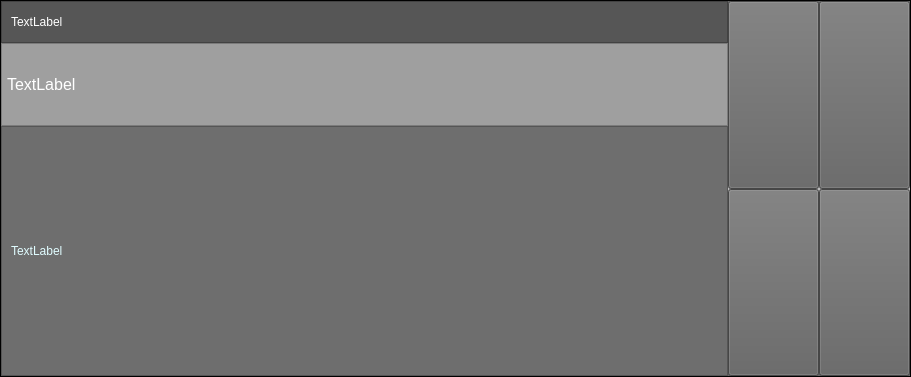
<?xml version="1.0" encoding="UTF-8"?>
<ui version="4.0">
 <class>Frame</class>
 <widget class="QFrame" name="Frame">
  <property name="geometry">
   <rect>
    <x>0</x>
    <y>0</y>
    <width>911</width>
    <height>377</height>
   </rect>
  </property>
  <property name="windowTitle">
   <string>Frame</string>
  </property>
  <property name="styleSheet">
   <string notr="true">background-color: qlineargradient(spread:reflect, x1:0.48, y1:0, x2:0.486, y2:0.517045, stop:0.0621469 rgba(103, 103, 103, 255), stop:1 rgba(193, 193, 193, 255));</string>
  </property>
  <property name="frameShape">
   <enum>QFrame::StyledPanel</enum>
  </property>
  <property name="frameShadow">
   <enum>QFrame::Plain</enum>
  </property>
  <layout class="QHBoxLayout" name="horizontalLayout" stretch="4,1">
   <property name="spacing">
    <number>0</number>
   </property>
   <property name="margin">
    <number>0</number>
   </property>
   <item>
    <widget class="QFrame" name="frame">
     <property name="frameShape">
      <enum>QFrame::NoFrame</enum>
     </property>
     <property name="frameShadow">
      <enum>QFrame::Plain</enum>
     </property>
     <layout class="QVBoxLayout" name="verticalLayout_2" stretch="5,10,30">
      <property name="spacing">
       <number>0</number>
      </property>
      <property name="margin">
       <number>0</number>
      </property>
      <item>
       <widget class="QFrame" name="frame_3">
        <property name="styleSheet">
         <string notr="true">background-color: rgb(86, 86, 86)</string>
        </property>
        <property name="frameShape">
         <enum>QFrame::StyledPanel</enum>
        </property>
        <property name="frameShadow">
         <enum>QFrame::Raised</enum>
        </property>
        <layout class="QVBoxLayout" name="verticalLayout">
         <item>
          <widget class="QLabel" name="type">
           <property name="styleSheet">
            <string notr="true">color: rgb(255, 255, 255);</string>
           </property>
           <property name="text">
            <string>TextLabel</string>
           </property>
          </widget>
         </item>
        </layout>
       </widget>
      </item>
      <item>
       <widget class="QFrame" name="frame_4">
        <property name="styleSheet">
         <string notr="true">background-color: rgb(159, 159, 159);</string>
        </property>
        <property name="frameShape">
         <enum>QFrame::StyledPanel</enum>
        </property>
        <property name="frameShadow">
         <enum>QFrame::Raised</enum>
        </property>
        <layout class="QVBoxLayout" name="verticalLayout_4">
         <property name="spacing">
          <number>0</number>
         </property>
         <property name="margin">
          <number>5</number>
         </property>
         <item>
          <widget class="QLabel" name="label">
           <property name="font">
            <font>
             <pointsize>12</pointsize>
            </font>
           </property>
           <property name="styleSheet">
            <string notr="true">color: rgb(255, 255, 255);</string>
           </property>
           <property name="text">
            <string>TextLabel</string>
           </property>
          </widget>
         </item>
        </layout>
       </widget>
      </item>
      <item>
       <widget class="QFrame" name="frame_5">
        <property name="styleSheet">
         <string notr="true">background-color: rgb(110, 110, 110);
color: rgb(224, 252, 255);</string>
        </property>
        <property name="frameShape">
         <enum>QFrame::StyledPanel</enum>
        </property>
        <property name="frameShadow">
         <enum>QFrame::Raised</enum>
        </property>
        <layout class="QVBoxLayout" name="verticalLayout_3">
         <item>
          <widget class="QLabel" name="desc">
           <property name="text">
            <string>TextLabel</string>
           </property>
          </widget>
         </item>
        </layout>
       </widget>
      </item>
     </layout>
    </widget>
   </item>
   <item>
    <widget class="QFrame" name="frame_2">
     <property name="frameShape">
      <enum>QFrame::NoFrame</enum>
     </property>
     <property name="frameShadow">
      <enum>QFrame::Plain</enum>
     </property>
     <layout class="QGridLayout" name="gridLayout">
      <property name="margin">
       <number>0</number>
      </property>
      <property name="spacing">
       <number>0</number>
      </property>
      <item row="0" column="0">
       <widget class="QPushButton" name="pushButton">
        <property name="sizePolicy">
         <sizepolicy hsizetype="MinimumExpanding" vsizetype="MinimumExpanding">
          <horstretch>0</horstretch>
          <verstretch>0</verstretch>
         </sizepolicy>
        </property>
        <property name="autoFillBackground">
         <bool>false</bool>
        </property>
        <property name="styleSheet">
         <string notr="true">background-color: rgb(98, 98, 98);</string>
        </property>
        <property name="text">
         <string/>
        </property>
        <property name="icon">
         <iconset>
          <normaloff>images/undo6.png</normaloff>images/undo6.png</iconset>
        </property>
        <property name="iconSize">
         <size>
          <width>30</width>
          <height>30</height>
         </size>
        </property>
        <property name="default">
         <bool>false</bool>
        </property>
        <property name="flat">
         <bool>false</bool>
        </property>
       </widget>
      </item>
      <item row="0" column="1">
       <widget class="QPushButton" name="itemCloseBtn">
        <property name="sizePolicy">
         <sizepolicy hsizetype="MinimumExpanding" vsizetype="MinimumExpanding">
          <horstretch>0</horstretch>
          <verstretch>0</verstretch>
         </sizepolicy>
        </property>
        <property name="autoFillBackground">
         <bool>false</bool>
        </property>
        <property name="styleSheet">
         <string notr="true">background-color: rgb(98, 98, 98);</string>
        </property>
        <property name="text">
         <string/>
        </property>
        <property name="icon">
         <iconset>
          <normaloff>images/delete30.png</normaloff>images/delete30.png</iconset>
        </property>
        <property name="iconSize">
         <size>
          <width>30</width>
          <height>30</height>
         </size>
        </property>
        <property name="default">
         <bool>false</bool>
        </property>
        <property name="flat">
         <bool>false</bool>
        </property>
       </widget>
      </item>
      <item row="1" column="0">
       <widget class="QPushButton" name="itemUpBtn">
        <property name="sizePolicy">
         <sizepolicy hsizetype="MinimumExpanding" vsizetype="MinimumExpanding">
          <horstretch>0</horstretch>
          <verstretch>0</verstretch>
         </sizepolicy>
        </property>
        <property name="autoFillBackground">
         <bool>false</bool>
        </property>
        <property name="styleSheet">
         <string notr="true">background-color: rgb(98, 98, 98);</string>
        </property>
        <property name="text">
         <string/>
        </property>
        <property name="icon">
         <iconset>
          <normaloff>images/navigate3.png</normaloff>images/navigate3.png</iconset>
        </property>
        <property name="iconSize">
         <size>
          <width>30</width>
          <height>30</height>
         </size>
        </property>
        <property name="default">
         <bool>false</bool>
        </property>
        <property name="flat">
         <bool>false</bool>
        </property>
       </widget>
      </item>
      <item row="1" column="1">
       <widget class="QPushButton" name="itemDwnBtn">
        <property name="sizePolicy">
         <sizepolicy hsizetype="MinimumExpanding" vsizetype="MinimumExpanding">
          <horstretch>0</horstretch>
          <verstretch>0</verstretch>
         </sizepolicy>
        </property>
        <property name="autoFillBackground">
         <bool>false</bool>
        </property>
        <property name="styleSheet">
         <string notr="true">background-color: rgb(98, 98, 98);</string>
        </property>
        <property name="text">
         <string/>
        </property>
        <property name="icon">
         <iconset>
          <normaloff>images/navigate2.png</normaloff>images/navigate2.png</iconset>
        </property>
        <property name="iconSize">
         <size>
          <width>30</width>
          <height>30</height>
         </size>
        </property>
        <property name="default">
         <bool>false</bool>
        </property>
        <property name="flat">
         <bool>false</bool>
        </property>
       </widget>
      </item>
     </layout>
    </widget>
   </item>
  </layout>
 </widget>
 <resources/>
 <connections/>
</ui>
